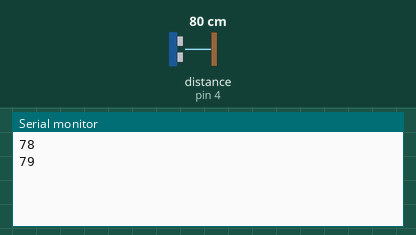
Simulated run of this sketch. Board: Arduino Uno, built with avr-gcc and run on an emulated ATmega328P. Shown: the last lines printed to the serial monitor. Wiring (inferred from the names in the program): ultrasonic range finder: trigger pin 5; echo pin 4. The inputs (shaded band) are chosen by the test bench; at power-on: distance to the obstacle (sensor on pin 4) 80 cm. The echo pulse lasts 58.3 µs per cm.

Above: at 2.8 s.
2.9 s: distance to the obstacle (sensor on pin 4) set to 2 cm
At 5.1 s:
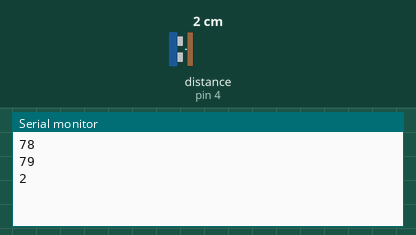
5.6 s: distance to the obstacle (sensor on pin 4) set to 4 cm
At 6.7 s:
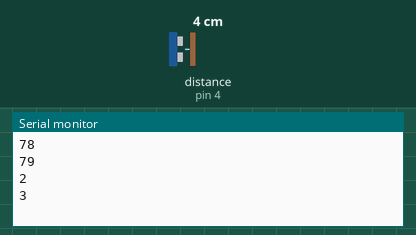
Timing chart, 0 to 8.6 s (numbered marks = the images above; inputs shaded):
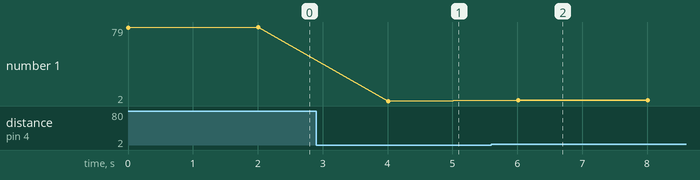

The sketch:

SR04.ino
```cpp
#define trigPin 5
#define echoPin 4
long duration;
int distance;

void setup() {
  Serial.begin(115200);
  pinMode(trigPin, OUTPUT);
  pinMode(echoPin, INPUT);
}

void loop() {
  digitalWrite(trigPin, LOW);
  delayMicroseconds(2);
  digitalWrite(trigPin, HIGH);
  delayMicroseconds(10);
  digitalWrite(trigPin, LOW);

  duration = pulseIn(echoPin, HIGH);
  distance = duration * 0.034/2;
  Serial.println(distance);
  delay(2000);
}
```

Measured:
- after the input at 2.9 s, the serial monitor: prints a new line after 1.1 s (image 1)
- after the input at 5.6 s, the serial monitor: prints a new line after 0.41 s (image 2)
- plotted number 1: 79 → 2 after the input at 2.9 s, 2 → 3 after the input at 5.6 s
